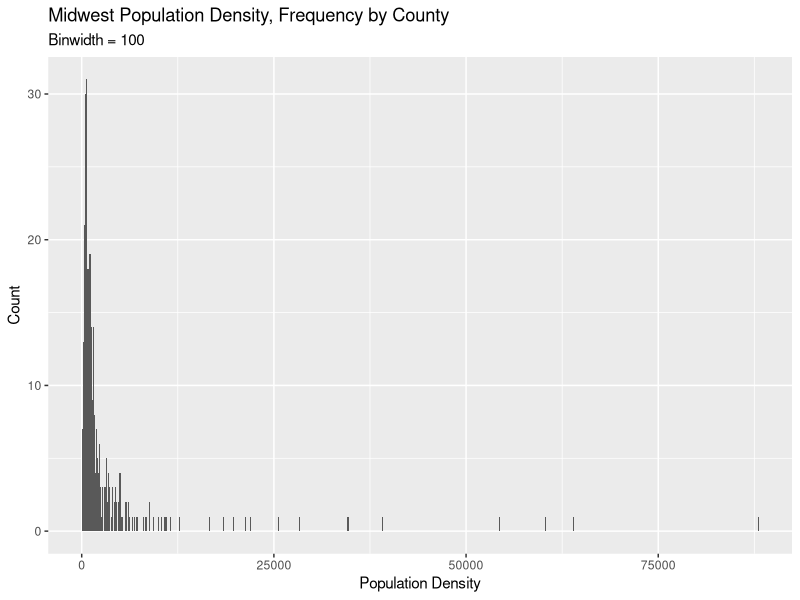
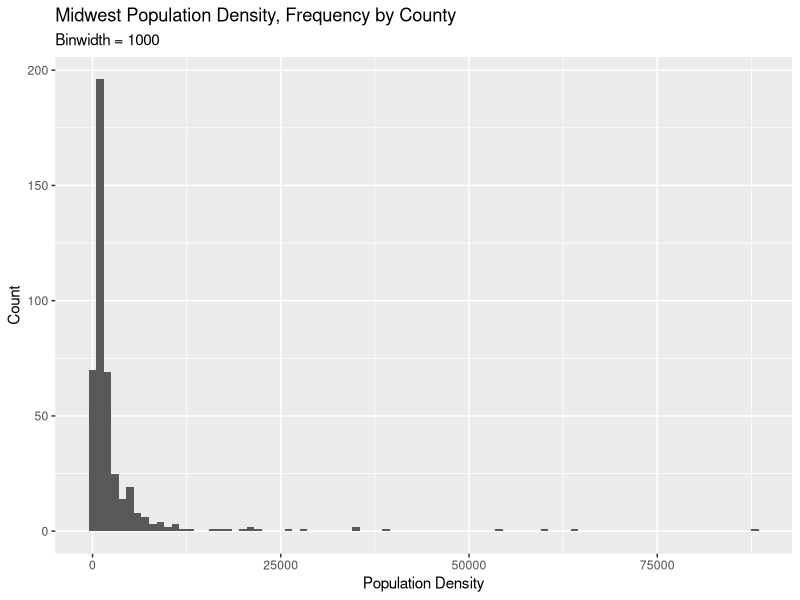
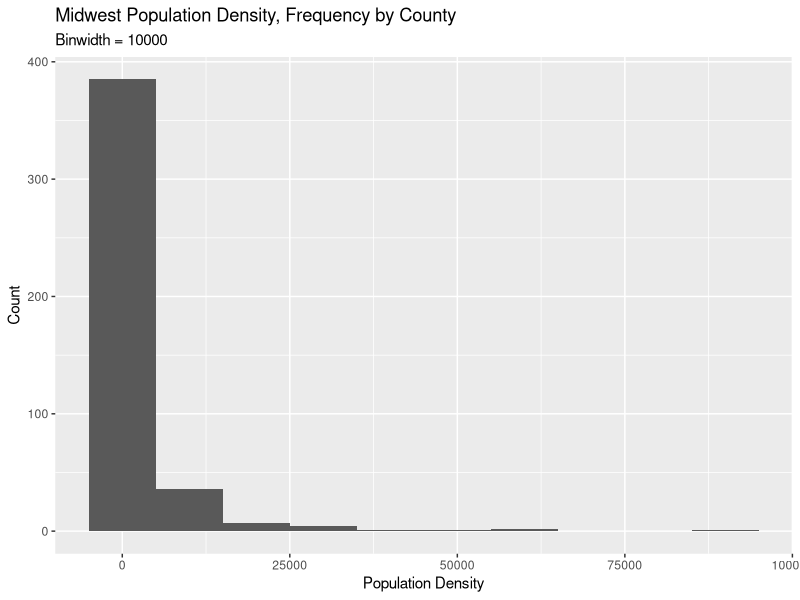
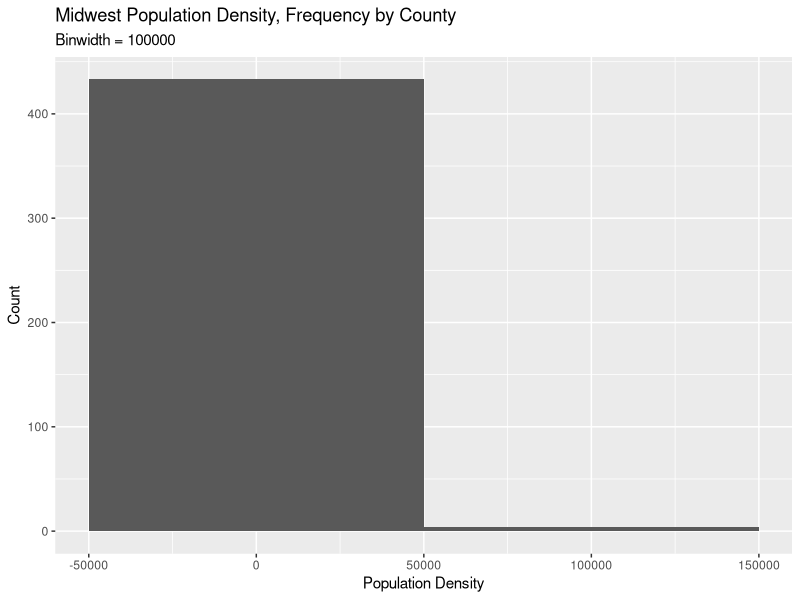
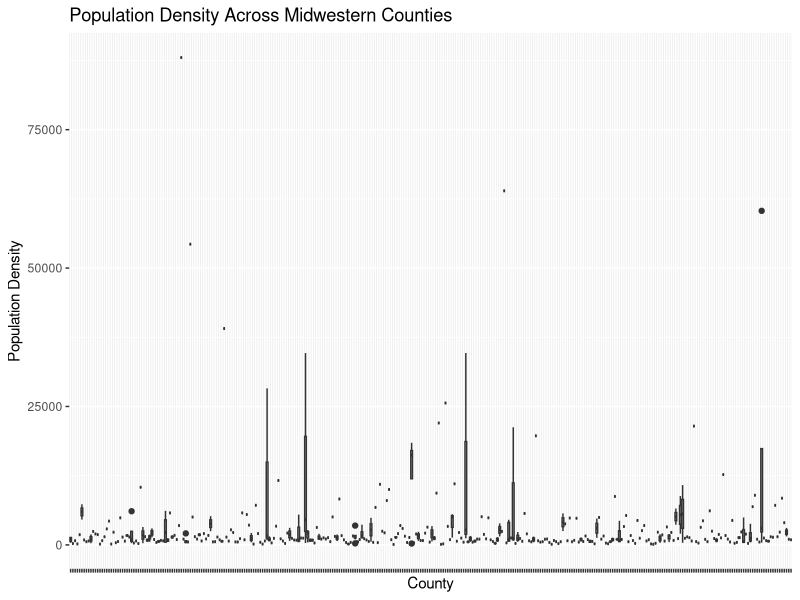
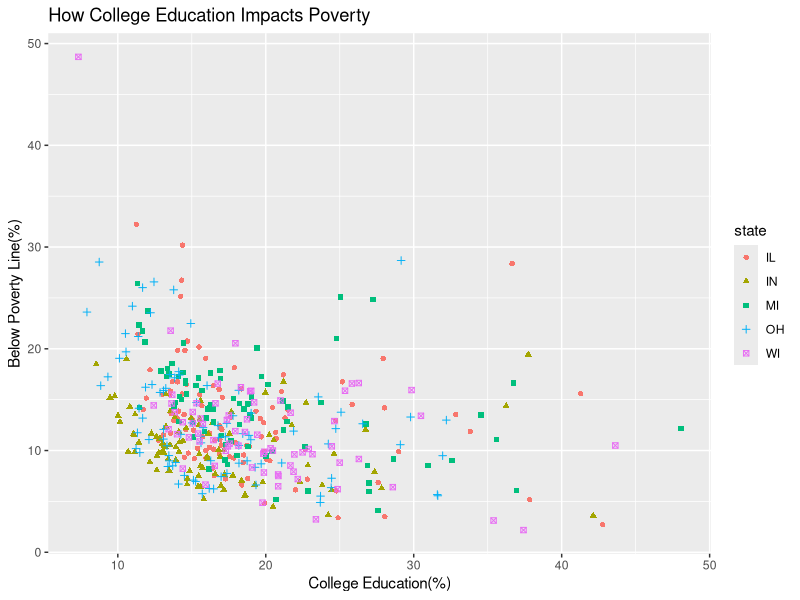
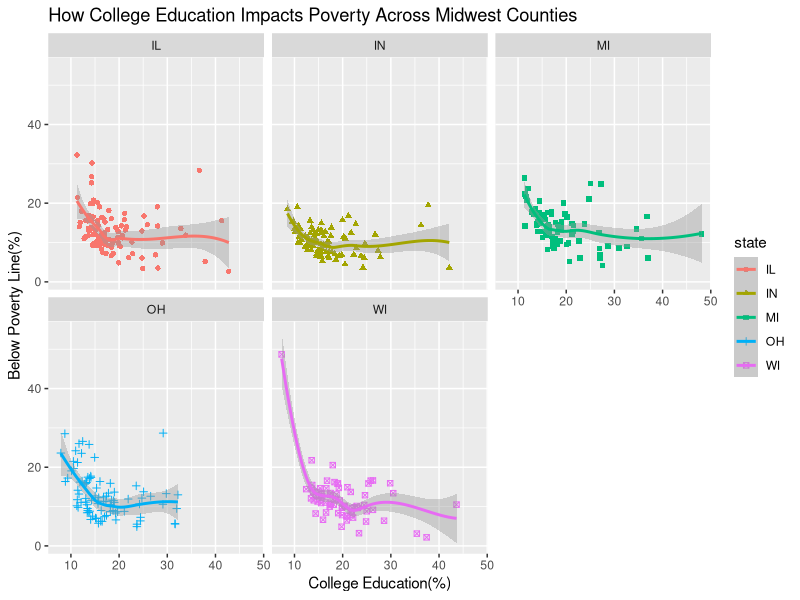
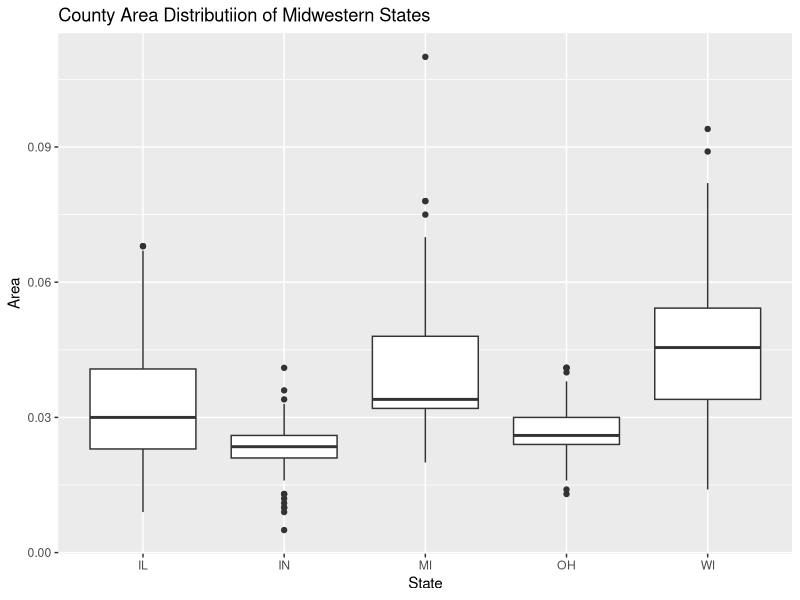

Reproduce these figures in R, in order.
## ---- chunk 1
#| label: load-packages

library(tidyverse)
library(scales)

## ---- chunk 2
#| label: Midwest Q1

ggplot(midwest, aes(x = popdensity)) + 
  geom_histogram(binwidth = 100) +
  labs( 
   title =  "Midwest Population Density, Frequency by County",
    subtitle = "Binwidth = 100",
    x = "Population Density",
    y = "Count")

ggplot(midwest, aes(x = popdensity)) + 
  geom_histogram(binwidth = 1000) + 
  labs( 
      title =  "Midwest Population Density, Frequency by County",
    subtitle = "Binwidth = 1000",
    x = "Population Density",
    y = "Count")

ggplot(midwest, aes(x = popdensity)) + 
  geom_histogram(binwidth = 10000) +
  labs(
    title =  "Midwest Population Density, Frequency by County",
    subtitle = "Binwidth = 10000",
    x = "Population Density",
    y = "Count")

ggplot(midwest, aes(x = popdensity)) + 
  geom_histogram(binwidth = 100000) +
  labs( 
   title =  "Midwest Population Density, Frequency by County",
    subtitle = "Binwidth = 100000",
    x = "Population Density",
    y = "Count")

## ---- chunk 3
#| label: Midwest Q2

ggplot(data = midwest, aes(x = county, y = popdensity, scale = 1/100000)) + 
  geom_boxplot() +
  labs(
    title = "Population Density Across Midwestern Counties",
    x = "County",
    y = "Population Density"
  ) +
  scale_x_discrete(labels = NULL)


  

## ---- chunk 4
#| label: Midwest Q3

ggplot(data = midwest, 
       aes(x = percollege, y = percbelowpoverty, color = state, shape = state)) +
      geom_point() +
      labs(
        title = "How College Education Impacts Poverty",
        x = "College Education(%)",
        y = "Below Poverty Line(%)",
      )


## ---- chunk 5
#| label: Midwest Q4

ggplot(data = midwest, 
       aes(x = percollege, y = percbelowpoverty, color = state, shape = state)) +
      geom_point() +
      geom_smooth() +
      facet_wrap(~state) +
      labs(
        title = "How College Education Impacts Poverty Across Midwest Counties",
        x = "College Education(%)",
        y = "Below Poverty Line(%)",
      )


## ---- chunk 6
#| label: Midwest Q5

ggplot(data = midwest, aes(x = state, y = area)) + 
  geom_boxplot() +
  labs(
    title = "County Area Distributiion of Midwestern States",
    x = "State",
    y = "Area"
  )

## ---- chunk 7
#| label: Midwest Q6


midwest <- midwest |> 
  mutate(metro = if_else(inmetro == 1, "Yes", "No"))

ggplot(data = midwest, aes(fill = state, x = metro)) + 
  geom_bar() + 
  labs(
    title = "Proportion of Counties Connected to Metropolitan Area",
    x = "Metropolitan Access",
    y = "No. of Counties",
  ) +
  scale_y_continuous(label = label_percent(scale = 1/10))


